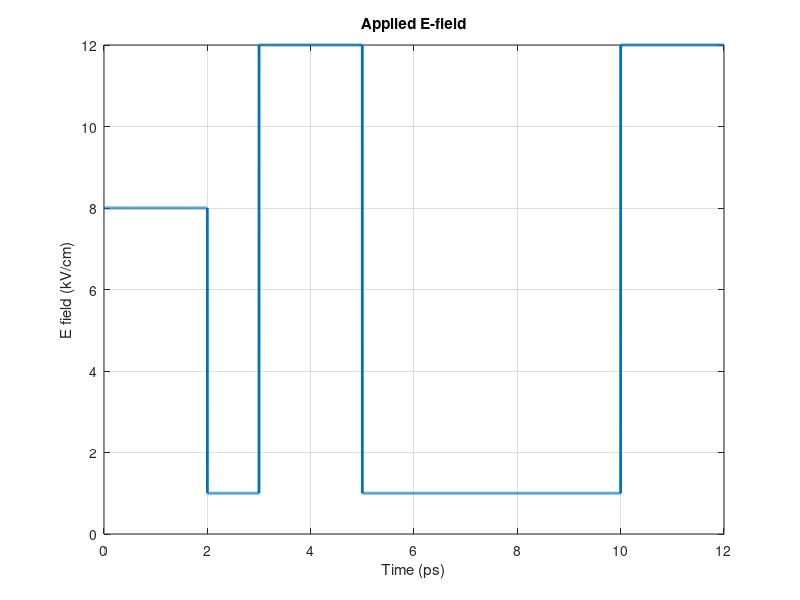

The MATLAB source for this figure: (Note: this script raises an error after producing the figure.)
clear; clc; close all;
%constants:
q = 1.602e-19; m0 = 9.109e-31; k = 1.38e-23; %C,kg,J/K
T = 300; %K
% Euler method helps to guess differentiation 
% with tiny steps(dt)
%new val = old val + pace*time step
dt = 1e-15; %time step
t = 0 : dt : 12e-12; %in pikosec
N = length(t); %total steps

%v(t + dt) = v(t) + dv/dt * dt;
%w(t + dt) = w(t) + dw/dt * dt;

%initially,
v = zeros(1, N); %m/s
v(1) = 0;

w = zeros(1, N); %J --- w0= 3/2kt when 300k
w_init_eV = 0.038; %38 meV bdry
w(1) = w_init_eV * q; %in J


%E- field outside:
E_field = zeros(1, N);
for i = 1:N
    t_ps = t(i) * 1e12; %piko to num
switch true
    case t_ps >= 0 && t_ps <= 2
        E_val = 8;
    case (t_ps >= 2 & t_ps <= 3) ...
            | (t_ps >= 5 & t_ps <= 10)
        E_val = 1;
    otherwise % (t_ps >= 3 && t_ps <= 5) 
              %           | (t_ps >= 10)
        E_val = 12;
end
E_field(i) = E_val * 1e5; %kV/cm -> V/m
end
figure; %for control only
plot(t*1e12, E_field/1e5, 'LineWidth', 2);
xlabel('Time (ps)');
ylabel('E field (kV/cm)');
title('Applied E-field');
grid on;

for i = 1 : N-1
    %current values
    w_now_j = w(i);
    w_now_eV = w_now_j * 1/q;
    v_now = v(i);
    E_now = E_field(i); %v/m
    
    %bdry check
    if w_now_eV < 0.038
        w_now_eV = 0.038; 
        %upper bdry is discussed in part III.E
    end
    
    tp = calc_tau_p(w_now_eV); %s
    tw = calc_tau_w(w_now_eV); %s
    m_eff = calc_effective_mass(w_now_eV, m0); %kg
    
    %cons. of momentum dv/dt = (qE / m*) - (v / tp)
    dv_dt = (q * E_now / m_eff) - (v_now / tp);

    %cons. of energy dw/dt = qEv - (w - w0)/tw
    dw_dt = (q*E_now * v_now) - ((w_now_j - w(1)) /tw);
    
    %euler
    v(i+1) = v_now + dv_dt * dt;
    w(i+1) = w_now_j + dw_dt * dt;
    
    if w(i+1) < w(1) %checking again, < not possible
       w(i+1) = w(1);
    end
end

%visualization
t_plot = t * 1e12; 
v_plot = v * 100; % m -> cm
w_plot = w / q; %j -> eV

figure;
subplot(2,1,1);
plot(t_plot, v_plot, 'b', 'LineWidth', 2);
xlabel('Time (ps)');
ylabel('Velocity (cm/s)');
title('Electron Velocity');
grid on;
xline([2 3 5 10], 'r'); %e field change pts

subplot(2,1,2);
plot(t_plot, w_plot, 'r', 'LineWidth', 2);
xlabel('Time (ps)');
ylabel('Energy (eV)');
title('Electron Energy');
grid on;
xline([2 3 5 10], 'b');

    

%I wanted to make use of func.s for the calc. of taus
%(valid for 38 meV < w < 350 meV)
function tp = calc_tau_p(w) % w in eV 
    tp_ps = -29058.1 * w^6 + 37288.3 * w^5 ... 
            -18885.1 * w^4 + 4787.52 * w^3 ...
            -635.55  * w^2 + 41.0066 * w - 0.74317;
            
    tp = tp_ps * 1e-12; % ps -> sec
end

function tw = calc_tau_w(w) 
    tw_ps = 5595.75 * w^6 - 9458.1 * w^5 ...
            + 7175.02 * w^4 - 3066.82 * w^3 ...
            + 703.821 * w^2 - 71.1564 * w + 3.80203;
            
    tw = tw_ps * 1e-12; % ps -> sec
end

function m_eff = calc_effective_mass(w, m0) %eV,kg    
    m_ratio = 6.03057 * w^5 - 13.478 * w^4 ...
              + 9.39288 * w^3 - 1.907 * w^2 ...
              + 0.389707 * w + 0.0443495;
              
    m_eff = m_ratio * m0; %in kg
end